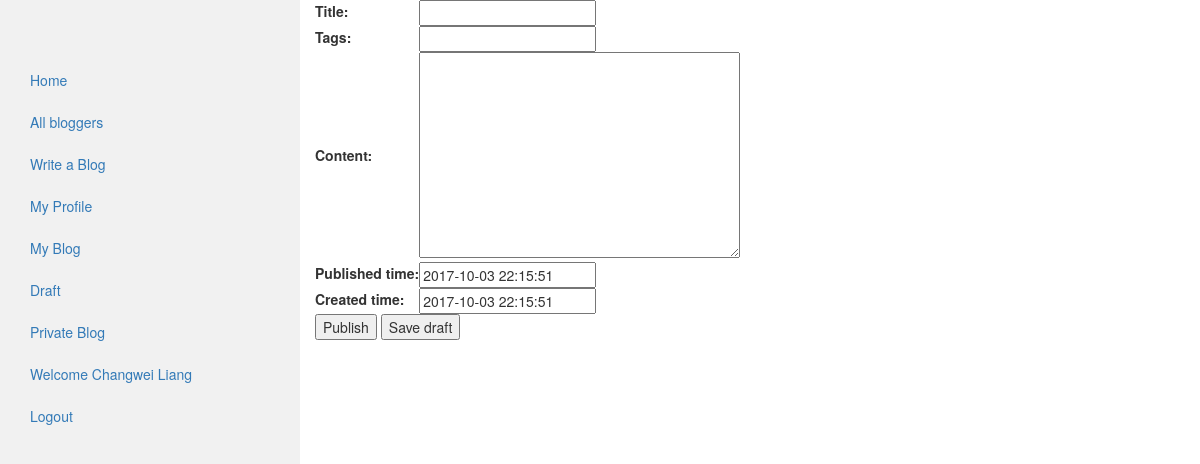
The page /create/ (signed in) on the database as committed earlier.
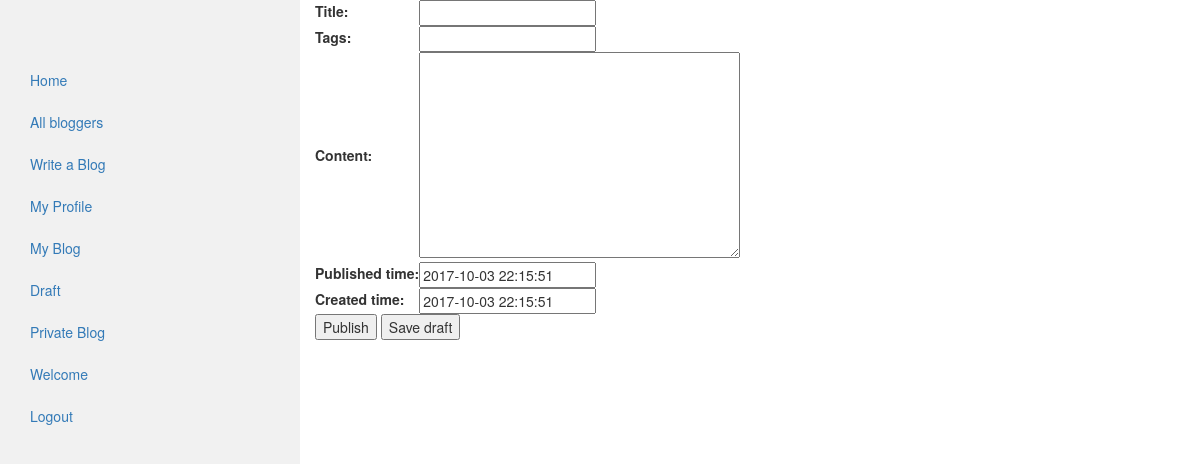
The same page on the database as committed later.
### my_auth/models.py (models this page shows)
class User(auth_models.AbstractUser):
    email = models.EmailField(_('email address'), unique=True)

### blog/views.py (the view)
# urls.py: url(r'^create/$', views.create_blog, name='create_blog'),
@auth_decorators.login_required(login_url = 'auth:login')
def create_blog(request):
    template_name = 'blog/create_blog.html'
    context = {}
    if request.method == 'POST':
        new_blog_form = BlogForm(request.POST)
        if new_blog_form.is_valid():
            new_blog_cd = new_blog_form.cleaned_data
            new_blog = models.MyPost.objects.create(author=request.user, **new_blog_cd)
            new_blog = models.MyPost.objects.create(author=request.user,**new_blog_cd)
            if 'save_as_draft' in request.POST:
                new_blog.is_draft = True
            elif 'Publish' in request.POST:
                new_blog.is_draft = False
            new_blog.save()
            return HttpResponseRedirect(reverse('blog:blog_detail', args=(new_blog.id,)))
    else:
        new_blog_form = BlogForm()
        context['blog_form'] = new_blog_form
        return render(request,template_name, context)

### blog/forms/blog_form.py
class BlogForm(ModelForm):
    class Meta:
        model = MyPost
        fields = ['title','tags','content','published_time','created_time']
        localized_fields = ('published_time','created_time')

### blog/templates/blog/create_blog.html (shortened to what this page needs)
<!DOCTYPE html>
<html lang="en">
{% extends 'blog/base.html' %}
{% block content %}
    <form action="" method="post">
        <table>
            {{ blog_form }}
        </table>
        <input type="submit" name="publish" value="Publish" />
        <input type="submit" name="save_as_draft" value="Save draft">
    </form>
{% endblock %}

### blog/templates/blog/base.html (shortened to what this page needs)
<!DOCTYPE html>
<html lang="en">
{% load blog_tag %}
<head>
  <link rel="stylesheet" href="https://maxcdn.bootstrapcdn.com/bootstrap/3.3.7/css/bootstrap.min.css">
</head>
<body>
  <div class="container-fluid">
    <div class="row content">
      {% block sidebar %}
      <div class="col-sm-3 sidenav">
      <ul class="nav nav-pills nav-stacked">
          <li class=""><a href="{% url 'blog:homepage' %}">Home</a></li>
          <li><a href="{% url 'blog:blogger' %}">All bloggers</a></li>
          {% if user.is_authenticated %}
                <li><a href="{% url 'blog:create_blog' %}">Write a Blog</a></li>
                <li><a href="">My Profile</a></li>
                <li><a href="{% url 'blog:my_blog' %}">My Blog</a></li>
                <li><a href="{% url 'blog:draft_blog' %}">Draft</a></li>
                <li><a href="{% url 'blog:private_blog' %}">Private Blog</a></li>
                <li><a href="">Welcome {{ user.first_name }} {{ user.last_name }}</a></li>
                <li><a href="{% url 'auth:logout' %}">Logout</a></li>
          {% else %}
                <li><a href="{% url 'auth:login' %}">Login</a></li>
          {% endif %}
      </ul>
      {% endblock %}
      </div>
    <div class="col-sm-9 ">
      {% block content %}{% endblock %}
    </div>
    </div>
  </div>
</body>
</html>

Rows that differ between the two databases and show on the page:
no longer on this page (row edited): User: first_name "Changwei", last_name "Liang"
